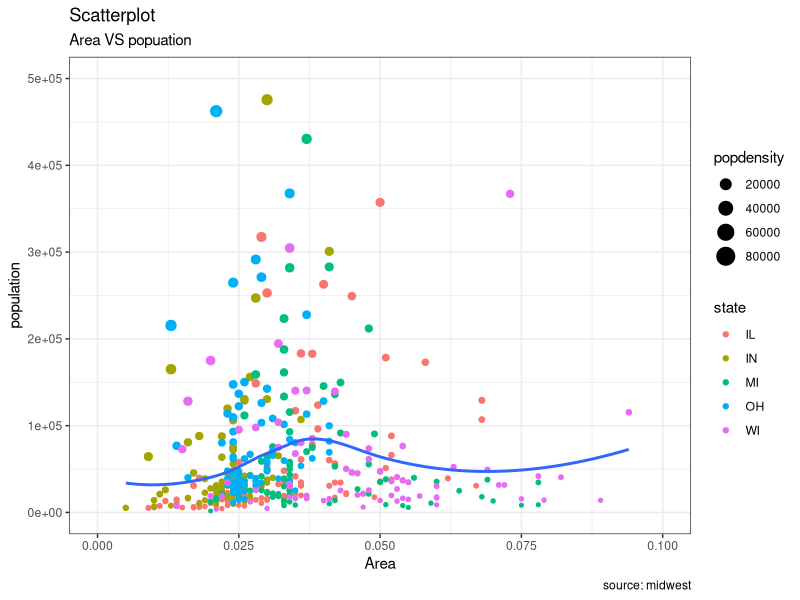

Write the R code that produced this figure.
library(ggplot2)
theme_set(theme_bw())
data("midwest", package = "ggplot2")
gg <- ggplot(midwest, aes(x = area, y=poptotal))+
  geom_point(aes(col = state, size = popdensity))+
  geom_smooth(method = "loess", se = F)+
  xlim(c(0,0.1))+
  ylim(c(0,500000))+
  labs(subtitle = "Area VS popuation",
       y = "population",
       x = "Area",
       title = "Scatterplot",
       caption = "source: midwest")

plot(gg)
